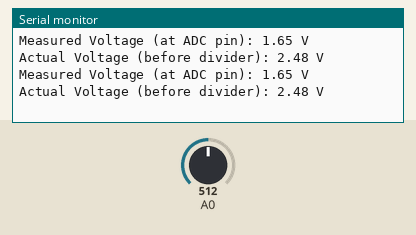
The sketch below on a simulated Arduino Uno, built with avr-gcc and run on an emulated ATmega328P. Parts: the last lines printed to the serial monitor. Inputs (shaded band) come from the test bench; at power-on: A0 = 512.

Above: at 1.8 s.
1.9 s: A0 set to 716
At 2.8 s:
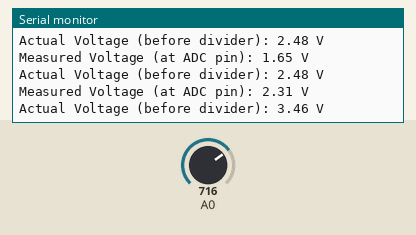
3.4 s: A0 set to 900
At 4.9 s:
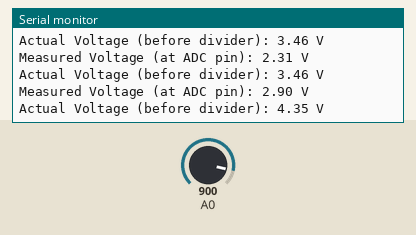
Timing chart, 0 to 6.4 s (numbered marks = the images above; inputs shaded):
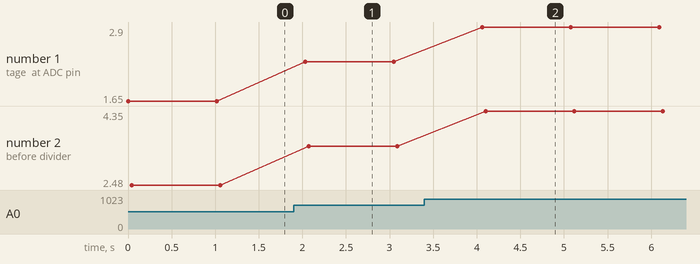

Measured:
- after the input at 1.9 s, the serial monitor: prints a new line after 0.13 s (image 1)
- after the input at 3.4 s, the serial monitor: prints a new line after 0.66 s (image 2)
- plotted number 1: 1.65 → 2.31 after the input at 1.9 s, 2.31 → 2.9 after the input at 3.4 s
- plotted number 2: 2.48 → 3.46 after the input at 1.9 s, 3.46 → 4.35 after the input at 3.4 s

The sketch:

experiment-1.ino
```cpp
// Resistor values in the voltage divider
const float R1 = 5000.0;  // 5k ohm
const float R2 = 10000.0; // 10k ohm

void setup() {
  // Initialize serial communication at 9600 bits per second
  Serial.begin(9600);
}

void loop() {
  // Read the analog input on pin A0 (values between 0 and 1023 [max value])
  int sensorValue = analogRead(A0);

  // Convert the analog reading to voltage (3.3V reference)
  float measuredVoltage = sensorValue * (3.3 / 1023.0);

  // Calculate the actual input voltage (before the divider)
  // Using the voltage divider formula: V_in = V_out * (R1 + R2) / R2
  float actualVoltage = measuredVoltage * ((R1 + R2) / R2);

  // Print the measured voltage (the voltage at the ADC pin)
  Serial.print("Measured Voltage (at ADC pin): ");
  Serial.print(measuredVoltage);
  Serial.println(" V");

  // Print the actual voltage (before the voltage divider)
  Serial.print("Actual Voltage (before divider): ");
  Serial.print(actualVoltage);
  Serial.println(" V");

  // Wait for 1 second before the next reading
  delay(1000);
}
```
